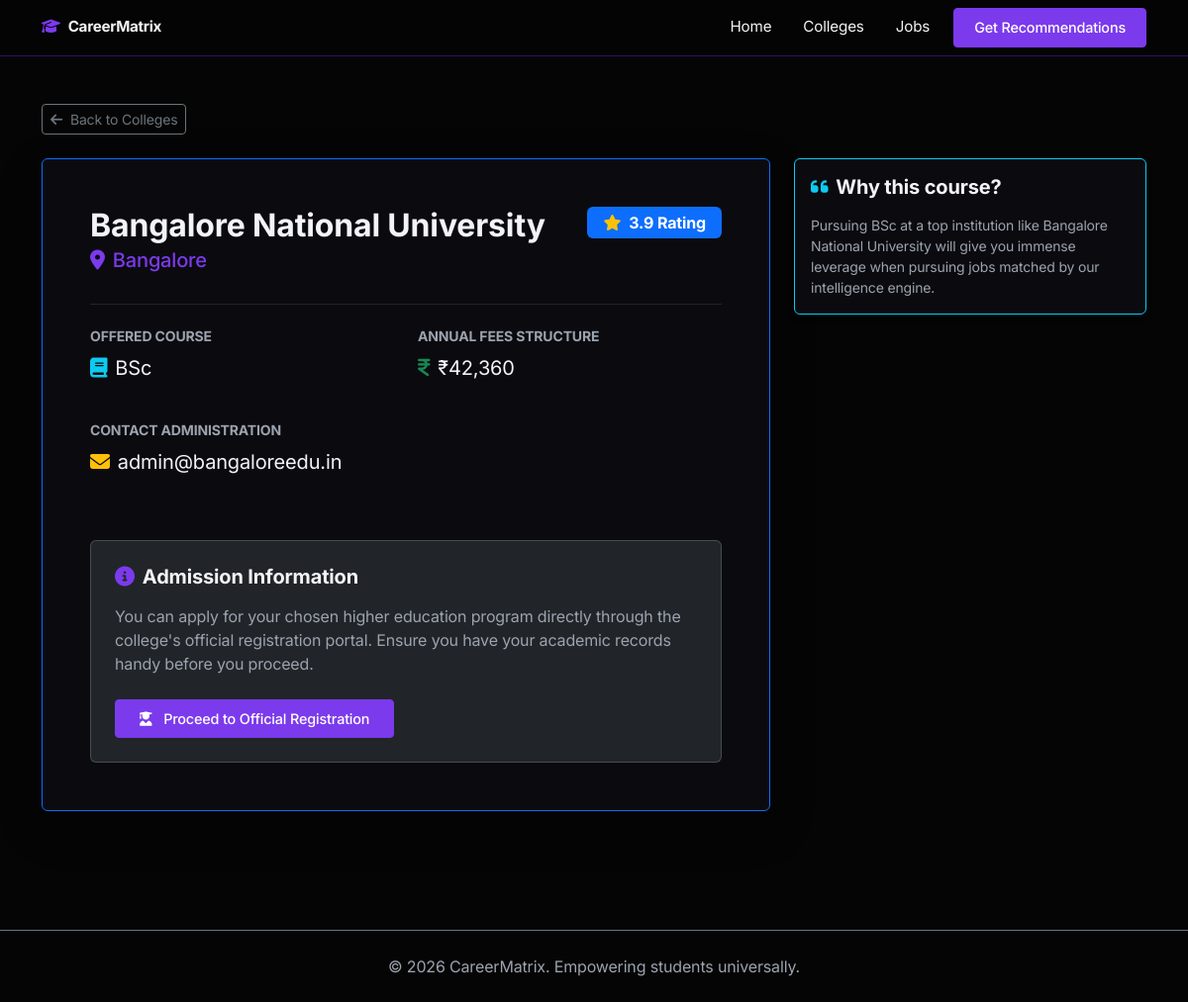
The page /college/4 on the database its author committed.
### models.py (models this page shows)
class College(db.Model):
    id = db.Column(db.Integer, primary_key=True)
    name = db.Column(db.String(200), nullable=False)
    location = db.Column(db.String(100), nullable=False)
    course = db.Column(db.String(100), nullable=False)
    fees = db.Column(db.Float, nullable=False)
    rating = db.Column(db.Float, nullable=True)
    contact_info = db.Column(db.String(100), nullable=True)
    registration_link = db.Column(db.String(255), nullable=True)

### app.py (the view)
@app.route('/college/<int:college_id>')
def college_detail(college_id):
    college = College.query.get_or_404(college_id)
    return render_template('college_detail.html', college=college)

### templates/college_detail.html
{% extends "base.html" %}
{% block content %}
<div class="container py-5">
    <div class="mb-4">
        <a href="{{ url_for('colleges') }}" class="btn btn-outline-secondary btn-sm">
            <i class="fa-solid fa-arrow-left me-1"></i> Back to Colleges
        </a>
    </div>
    <div class="row">
        <div class="col-lg-8">
            <div class="card shadow-lg mb-4 border-primary">
                <div class="card-body p-5">
                    <div class="d-flex justify-content-between align-items-start mb-4">
                        <div>
                            <h2 class="fw-bold mb-1">{{ college.name }}</h2>
                            <h5 class="text-primary"><i class="fa-solid fa-location-dot me-2"></i>{{ college.location }}</h5>
                        </div>
                        <div>
                            {% if college.rating %}
                            <span class="badge bg-primary text-white fs-6 px-3 py-2"><i class="fa-solid fa-star text-warning me-2"></i>{{ college.rating }} Rating</span>
                            {% endif %}
                        </div>
                    </div>
                    <hr class="border-secondary mb-4">
                    <div class="row g-4 mb-4">
                        <div class="col-md-6">
                            <h6 class="text-muted text-uppercase small fw-bold mb-2">Offered Course</h6>
                            <p class="fs-5"><i class="fa-solid fa-book me-2 text-info"></i>{{ college.course }}</p>
                        </div>
                        <div class="col-md-6">
                            <h6 class="text-muted text-uppercase small fw-bold mb-2">Annual Fees Structure</h6>
                            <p class="fs-5"><i class="fa-solid fa-indian-rupee-sign me-2 text-success"></i>₹{{ "{:,.0f}".format(college.fees) }}</p>
                        </div>
                        <div class="col-md-12">
                            <h6 class="text-muted text-uppercase small fw-bold mb-2">Contact Administration</h6>
                            <p class="fs-5"><i class="fa-solid fa-envelope me-2 text-warning"></i>{{ college.contact_info }}</p>
                        </div>
                    </div>
                    <div class="mt-5 p-4 rounded bg-dark border border-secondary border-opacity-50">
                        <h5 class="fw-bold mb-3"><i class="fa-solid fa-circle-info me-2 text-primary"></i>Admission Information</h5>
                        <p class="text-muted mb-4">You can apply for your chosen higher education program directly through the college's official registration portal. Ensure you have your academic records handy before you proceed.</p>
                        <a href="{{ college.registration_link }}" class="btn btn-primary px-4 py-2" target="_blank">
                            <i class="fa-solid fa-user-graduate me-2"></i> Proceed to Official Registration
                        </a>
                    </div>
                </div>
            </div>
        </div>
        <div class="col-lg-4">
            <div class="card mb-4 border-info">
                <div class="card-body">
                    <h5 class="card-title fw-bold"><i class="fa-solid fa-quote-left text-info me-2"></i>Why this course?</h5>
                    <p class="card-text text-muted small mt-3">Pursuing {{ college.course }} at a top institution like {{ college.name }} will give you immense leverage when pursuing jobs matched by our intelligence engine.</p>
                </div>
            </div>
        </div>
    </div>
</div>
{% endblock %}

### static/css/style.css (style rules this page uses)
:root { --bg-color: #050505; --surface-color: #0b0b0f; --surface-hover: #14111c; --primary-color: #7c3aed; --primary-hover: #6d28d9; --text-color: #f3f4f6; --text-muted: #9ca3af; --border-color: #2e1065; --accent-color: #a78bfa; }
body { background-color: var(--bg-color); color: var(--text-color); font-family: 'Inter', system-ui, -apple-system, sans-serif; margin: 0; padding: 0; letter-spacing: -0.01em; }
.card { background-color: var(--surface-color); border: 1px solid var(--border-color); border-radius: 6px; box-shadow: 0 4px 6px -1px rgba(0, 0, 0, 0.5); transition: transform 0.2s ease, border-color 0.2s ease, box-shadow 0.2s ease; color: var(--text-color); }
.btn-primary { background-color: var(--primary-color); border-color: var(--primary-color); border-radius: 4px; padding: 0.5rem 1.25rem; font-weight: 500; font-size: 0.9rem; transition: all 0.2s; }
.text-muted { color: var(--text-muted) !important; }
.text-primary { color: var(--primary-color) !important; }

### rows shown on the page
College: name "Bangalore National University", location "Bangalore", rating "3.9", course "BSc", fees "42,360", contact_info "admin@bangaloreedu.in"
